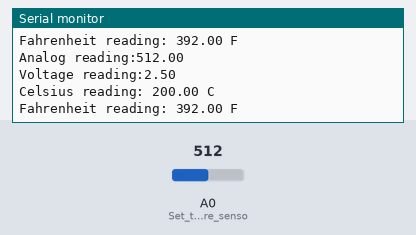
The sketch below on a simulated Arduino Uno, built with avr-gcc and run on an emulated ATmega328P. On the bench: the last lines printed to the serial monitor. The inputs (shaded band) are chosen by the test bench; at power-on: A0 (Set_the_temperature_senso) = 512.

Above: at 3.8 s.
3.9 s: A0 (Set_the_temperature_senso) set to 716
At 7.3 s:
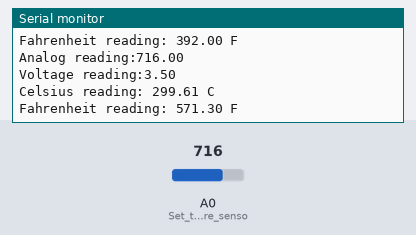
7.8 s: A0 (Set_the_temperature_senso) set to 900
At 9.9 s:
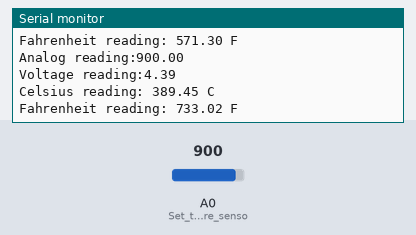
Timing chart, 0 to 11.4 s (numbered marks = the images above; inputs shaded):
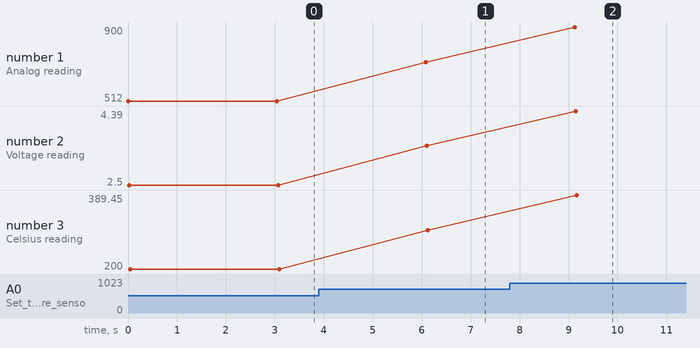

The sketch:

interfacing_temperature_sensor_with_arduino1.ino
```cpp
// Declare variables
int temp = A0;              // The temperature sensor is connected to analog pin A0
float temp_celsius;         // Variable to store temperature in Celsius
float Voltage;              // Variable to store the voltage reading from the sensor
float analog_reading;       // Variable to store the raw analog value (0-1023)
float temp_far;             // Variable to store temperature in Fahrenheit

// The setup function runs once when you press reset or power the board
void setup()
{
  pinMode(A0, INPUT);       // Set the temperature sensor pin as an input
  Serial.begin(9600);       // Initialize serial communication at 9600 baud rate
}

// The loop function runs over and over again forever
void loop()
{
  // 1. Read the raw analog value from the sensor
  analog_reading = analogRead(A0);
  Serial.print("Analog reading:"); // Print a label to the Serial Monitor
  Serial.println(analog_reading);  // Print the raw analog value

  // 2. Convert the analog reading to a voltage reading
  // converting analog reading to voltage
  // We divide by 1024 because the analog reading is between 0 and 1023
  // 5 because the supply is 5 Volts;
  Voltage = analog_reading * 5.0 / 1024.0;
  Serial.print("Voltage reading:"); // Display Voltage
  Serial.println(Voltage);

  // 3. Convert voltage to temperature in Celsius
  // reading in celsius;
  // converting from 10 mv per degree with 0.5V offset
  temp_celsius = 100 * (Voltage - 0.5);
  Serial.print("Celsius reading: ");
  Serial.print(temp_celsius);
  Serial.println(" C");

  // 4. Convert Celsius to Fahrenheit
  temp_far = (temp_celsius * 9.0 / 5.0) + 32;
  Serial.print("Fahrenheit reading: ");
  Serial.print(temp_far);
  Serial.println(" F");

  // Give a delay of 3 seconds before repeating the loop
  delay(3000);
  Serial.println(); // Add a blank line for readability
}
```

Measured:
- after the input at 3.9 s, the serial monitor: prints a new line after 2.2 s (image 1)
- after the input at 7.8 s, the serial monitor: prints a new line after 1.3 s (image 2)
- plotted number 1: 512 → 716 after the input at 3.9 s, 716 → 900 after the input at 7.8 s
- plotted number 2: 2.5 → 3.5 after the input at 3.9 s, 3.5 → 4.39 after the input at 7.8 s
- plotted number 3: 200 → 299.61 after the input at 3.9 s, 299.61 → 389.45 after the input at 7.8 s
